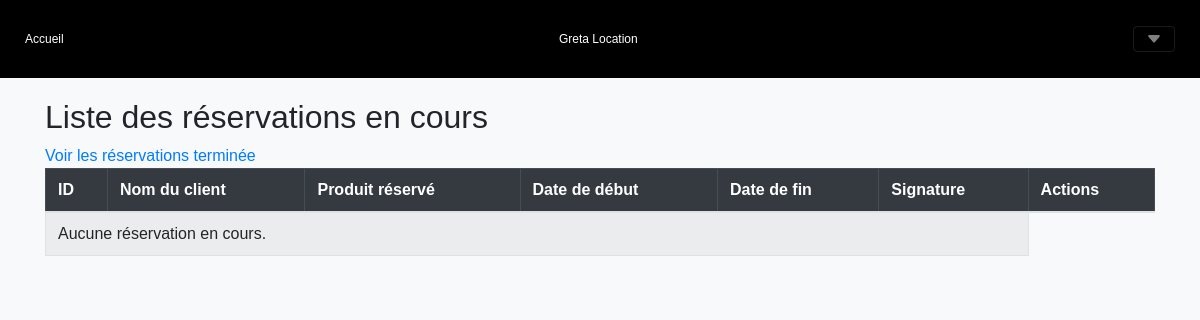
/?action=allReservations (signed in), run on an earlier commit of the app's database.
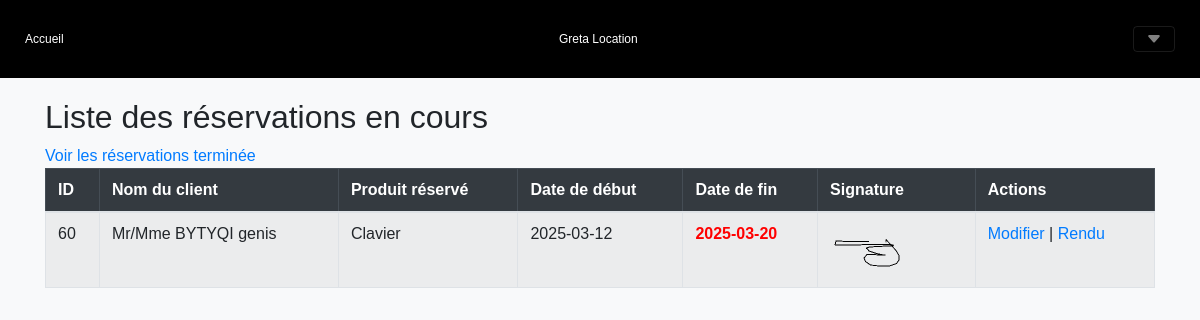
And on a later commit of the database.
### tables this page shows
CREATE TABLE `emprunts` (
  `id_emprunt` int(11) NOT NULL,
  `id_equip` int(11) NOT NULL,
  `id_user` int(11) NOT NULL,
  `dateDebut` varchar(50) DEFAULT NULL,
  `dateFin` varchar(50) NOT NULL,
  `signature` varchar(50) NOT NULL,
  `rendu` tinyint(1) NOT NULL DEFAULT 0
);

CREATE TABLE `utilisateur` (
  `id` int(11) NOT NULL,
  `nom` varchar(50) DEFAULT NULL,
  `prenom` varchar(50) DEFAULT NULL,
  `email` varchar(50) DEFAULT NULL,
  `password` varchar(255) DEFAULT NULL,
  `role` int(11) NOT NULL DEFAULT 3
);

CREATE TABLE `equipement` (
  `id` int(11) NOT NULL,
  `catégorie` int(11) NOT NULL,
  `libelle` varchar(50) NOT NULL,
  `description` varchar(255) NOT NULL,
  `lieu` int(11) NOT NULL
);

### Controlleur/ctrlAdminReservation.php (called while the page is built, shortened)
<?php
include_once("vue/vueEntete.php");
include_once("Model/ModelReservationDAO.php");
include_once("Model/ModelConnDAO.php");
$reservlink = isset($_GET['reservation']) ? $_GET['reservation'] : "encours";
$rendu = isset($_GET['reservation']) ? 1 : 0;
$reservations = ModelReservationDAO::getAllReservation(null, $rendu);
include_once("vue/privilege/vueAllReservations.php");
include_once("vue/vuePied.php");
?>

### index.php (called while the page is built, shortened)
<?php
    $racine = dirname(__FILE__);
    $action = filter_input(INPUT_GET, 'action', FILTER_SANITIZE_STRING);
    $controleur = Routeur::getControleur($action);
    include "$racine/Controlleur/$controleur";
    ?>

### Data/connexionDB.php (called while the page is built, shortened)
<?php
   class ConnexionDB{
        private static $connexion;
        public static function getInstance(){
            if(!self::$connexion){
                try {
                    $serveur = 'mysql:host=localhost;';
                    $bdd = 'dbname=gretagenis';
                    $user = 'root' ;
                    $mdp = '' ;
                    self::$connexion = new PDO($serveur.$bdd, $user, $mdp);
                    self::$connexion->query("SET CHARACTER SET utf8");
                } catch (PDOException $e) {
                        echo " Error connexion: " . $serveur . " " . $bdd . " " . $user . " " . $mdp . " " . $e->getMessage() ;
                        throw new Exception("Erreur à  la connexion \n" . $e->getMessage());
                }
            }
            return self::$connexion;
        }
     }
?>

### Model/ModelReservationDAO.php (called while the page is built, shortened)
<?php
include_once("Data/ConnexionDB.php");
include_once("classes/Reservation.php");
class ModelReservationDAO{
    public static function getAllReservation($id = null, $rendu = 0) {
        try {
            if ($id !== null) {
                $req = ConnexionDB::getInstance()->prepare("SELECT * FROM emprunts WHERE id_user = ? AND rendu = ?");
                $req->execute([$id, $rendu]);
            } else {
                $req = ConnexionDB::getInstance()->prepare("SELECT * FROM emprunts WHERE rendu = ?");
                $req->execute(array($rendu));
            }
            $resultat = [];
            while ($ligne = $req->fetch(PDO::FETCH_ASSOC)) {
                $unObjet = new Reservation(
                    $ligne['id_emprunt'],
                    $ligne['id_equip'],
                    $ligne['id_user'],
                    $ligne['dateDebut'],
                    $ligne['dateFin'],
                    $ligne['signature']
                );
                $resultat[] = $unObjet;
            }
            return $resultat;
        } catch (PDOException $ex) {
            print "Erreur : ". $ex->getMessage();
            return [];
        }
    }
    public static function getEquipementLibelle($id){
        try{
            $req = ConnexionDB::getInstance()->prepare("SELECT libelle FROM equipement WHERE id = ?");
            $req ->execute(array($id));
            $row = $req->fetch();
            return $row['libelle'];
        }catch(PDOException $ex){
            print "Erreur : ". $ex->getMessage();
            die();
        }
    }
}
?>

### classes/Reservation.php (called while the page is built)
<?php
class Reservation {
    private string $id_emprunt;
    private string $id_equip;
    private string $id_user;
    private string $dateDebut;
    private string $dateFin;
    private string $signature;
    public function __construct(string $id_emprunt, string $id_equip, string $id_user, string $dateDebut, string $dateFin, string $signature) {
        $this->id_emprunt = $id_emprunt;
        $this->id_equip = $id_equip;
        $this->id_user = $id_user;
        $this->dateDebut = $dateDebut;
        $this->dateFin = $dateFin;
        $this->signature = $signature;
    }
    public function getSignature(){
        return $this->signature;
    }
    public function getIdEmprunt(): string {
        return $this->id_emprunt;
    }
    public function getIdEquip(): string {
        return $this->id_equip;
    }
    public function getIdUser(): string {
        return $this->id_user;
    }
    public function getDateDebut(): string {
        return $this->dateDebut;
    }
    public function getDateFin(): string {
        return $this->dateFin;
    }
}
?>

### Model/ModelConnDAO.php (called while the page is built, shortened)
<?php
include_once("./Data/ConnexionDB.php");
class ModelConnDAO{
    public static function getClientNom($id){
        try{
            $req = ConnexionDB::getInstance()->prepare("SELECT nom, prenom FROM utilisateur WHERE id = ?");
            $req ->execute(array($id));
            $row = $req->fetch();
            return "Mr/Mme ".strtoupper($row['nom'])." ".$row['prenom'];
        }catch(PDOException $ex){
            print "Erreur : ". $ex->getMessage();
            die();
        }
    }
}
?>

### Vue/privilege/vueAllReservations.php (the view, shortened to what this page needs)
<div class="container">
<?php if($reservlink == 'encours'):?>
    <div  style="margin-top: 20px;" class="table-responsive table-container">
        <h2>Liste des réservations en cours</h2><a href="./?action=allReservations&reservation=terminée">Voir les réservations terminée</a>
        <table class="table table-bordered table-striped">
            <thead class="table-dark">
                <tr>
                    <th scope="col">ID</th>
                    <th>Nom du client</th>
                    <th>Produit réservé</th>
                    <th>Date de début</th>
                    <th>Date de fin</th>
                    <th>Signature</th>
                    <th>Actions</th>
                </tr>
            </thead>
            <tbody>
                <?php if(count($reservations) > 0): ?>
                    <?php foreach($reservations as $reservation): ?>
                <tr>
                    <td><?=$reservation->getIdEmprunt(); ?></td>
                    <td><?=ModelConnDAO::getClientNom($reservation->getIdUser());?></td>
                    <td><?=ModelReservationDAO::getEquipementLibelle($reservation->getIdEquip()) ?></td>
                    <td><?=$reservation->getDateDebut(); ?></td>
                    <td><?php
                            $time = DateTime::createFromFormat('Y-m-d', date('Y-m-d'));
                            $reservationEndDate = DateTime::createFromFormat('Y-m-d', $reservation->getDateFin());
                            if ($reservationEndDate < $time) {
                                echo '<b style="color:red;">'. $reservation->getDateFin() . '</b>';
                            }else{
                                echo $reservation->getDateFin();
                            }
                                                ?></td>
                            <td><img width="100" height="50" src ="./img/signatures/<?=$reservation->getSignature()?>"/></td>
                    <td>
                        <a href="#" data-toggle="modal" data-target="#editModal" data-id="<?=$reservation->getIdEmprunt();?>" data-client="<?=ModelConnDAO::getClientNom($reservation->getIdUser());?>" data-product="<?=ModelReservationDAO::getEquipementLibelle($reservation->getIdEquip()) ?>" data-start="<?=$reservation->getDateDebut();?>" data-end="<?=$reservation->getDateFin();?>">Modifier</a> |
                        <a class="delete-btn" href="./?action=allReservations&supprimer=<?=$reservation->getIdEquip();?>" data-toggle="modal" data-target="#confirmDeleteModal" data-id="<?=$reservation->getIdEmprunt();?>">Rendu</a>
                    </td>
                </tr>
                    <?php endforeach; ?>
                <?php else: ?>
                    <tr>
                        <td colspan="6">Aucune réservation en cours.</td>
                    </tr>
                <?php endif; ?>
            </tbody>
        </table>
    </div>
<?php endif;?>
</div>

### Vue/VueEntete.php (shortened to what this page needs)
<html>
    <head>
        <link rel="stylesheet" href="https://cdn.jsdelivr.net/npm/bootstrap@4.4.1/dist/css/bootstrap.min.css" />
        <link rel="stylesheet" href="css/navbar.css" />
    </head>
<body>
<nav class="navbar navbar-dark" style="background-color: black;">
             <a class="navbar-brand" href="./?action=accueil">Accueil</a>
             <div class="navbar-brand">Greta Location</div>
            <button class="navbar-toggler" type="button" data-toggle="collapse" data-target="#navbarsExample01" aria-controls="navbarsExample01" aria-expanded="false" aria-label="Toggle navigation">
            <svg xmlns="http://www.w3.org/2000/svg" width="16" height="16" fill="currentColor" class="bi bi-caret-down-fill" viewBox="0 0 16 16">
  <path d="M7.247 11.14 2.451 5.658C1.885 5.013 2.345 4 3.204 4h9.592a1 1 0 0 1 .753 1.659l-4.796 5.48a1 1 0 0 1-1.506 0z"/>
</svg>
            </button>
          </nav>

### Vue/VuePied.php (shortened to what this page needs)
</body>
</html>

### css/navbar.css (style rules this page uses)
@media (max-width: 1200px) { .navbar { padding:25px; } }
@media (max-width: 1200px) { .navbar * { font-size: 12px; } }

### Vue/privilege/vueAllReservations.php (style rules this page uses)
body { font-family: Arial, sans-serif; background-color: #f8f9fa; margin: 0; padding: 0; }

What changed in the data, as far as the page shows it:
added emprunts: id_emprunt "60", id_user.prenom "Mr/Mme BYTYQI genis", id_equip.libelle "Clavier", dateDebut "2025-03-12", dateFin "2025-03-20", signature (picture)
Also different on the page:
text no longer shown: "Aucune réservation en cours."
